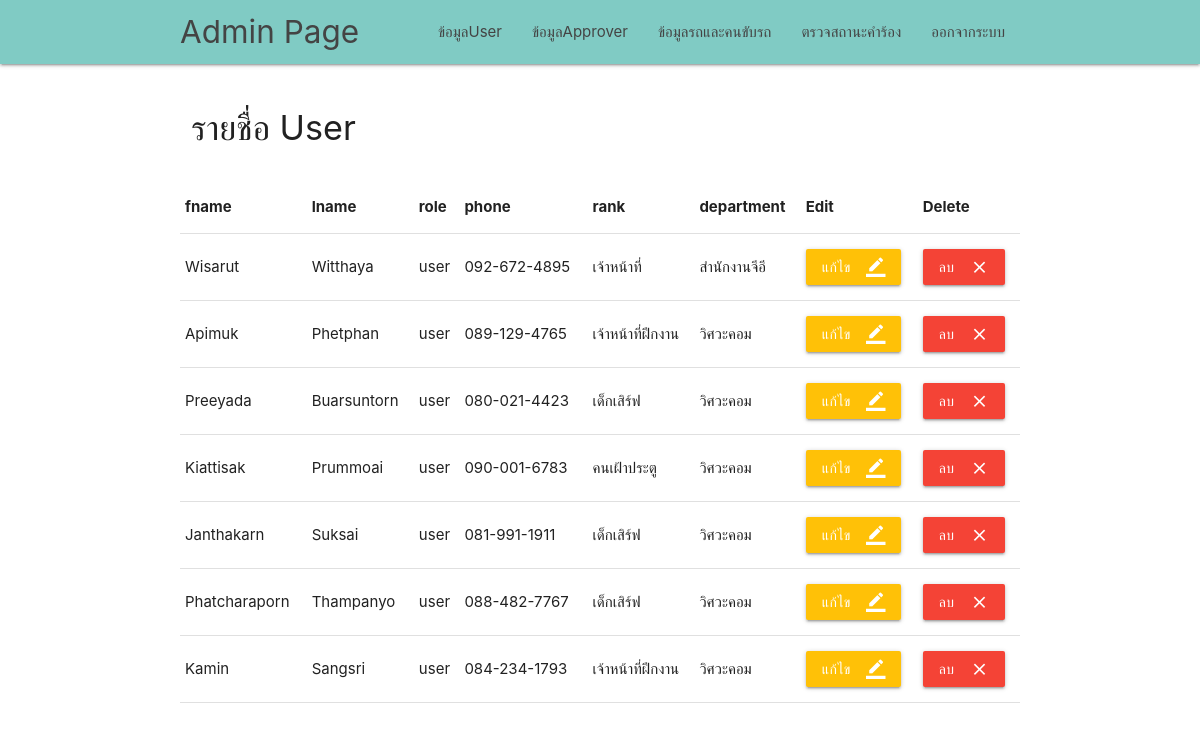
The app's page /admin/admin_page.php (signed in), older data.
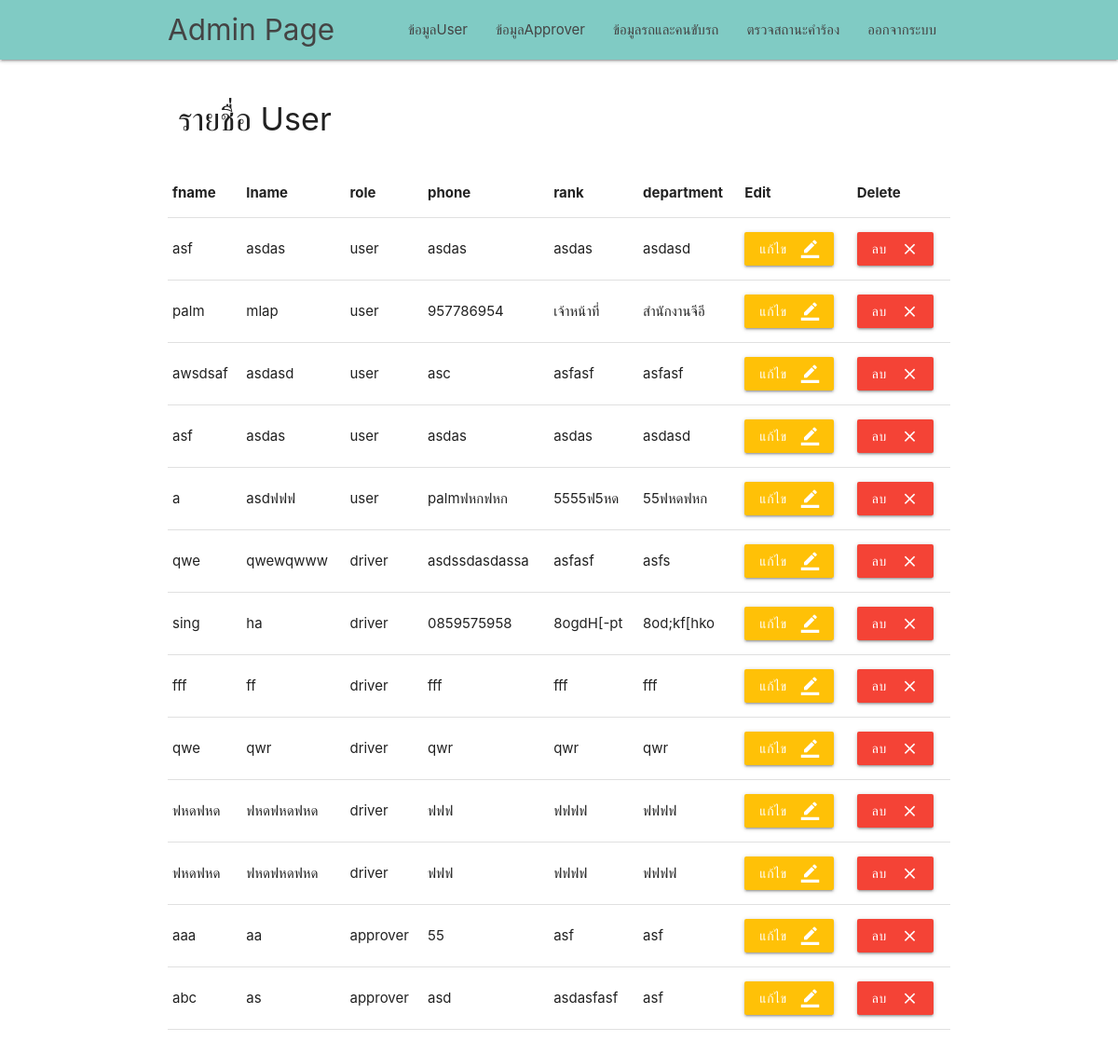
The same page, newer data.
### tables this page shows
CREATE TABLE `user` (
  `id` varchar(255) NOT NULL,
  `password` text NOT NULL,
  `fname` text NOT NULL,
  `lname` text NOT NULL,
  `role` text NOT NULL,
  `email` text NOT NULL,
  `phone` text NOT NULL,
  `rank` text NOT NULL,
  `department` text NOT NULL
);

### admin/admin_page.php (the view, shortened to what this page needs)
<?php
require './../server.php';
$sql = "SELECT * FROM user WHERE user.role != 'admin' ORDER BY user.role DESC";
$result = mysqli_query($connect, $sql);
?>
<!DOCTYPE html>
<html lang="en">
<head>
    <link href="../css/materialize.css" type="text/css" rel="stylesheet" media="screen,projection" />
    <link href="../css/style.css" type="text/css" rel="stylesheet" media="screen,projection" />
</head>
<body>
    <nav class="teal lighten-3" role="navigation">
        <div class="nav-wrapper container">
            <a id="logo-container" href="admin_page.php" class="brand-logo">Admin Page</a>
            <ul class="right hide-on-med-and-down">
                <li><a href="show_user.php">ข้อมูลUser</a></li>
                <li><a href="show_approver.php">ข้อมูลApprover</a></li>
                <li><a href="show_driver_car.php">ข้อมูลรถและคนขับรถ</a></li>
                <li><a href="#">ตรวจสถานะคำร้อง</a></li>
                <li><a href="../login.php">ออกจากระบบ</a></li>
            </ul>
        </div>
    </nav>
    <div class="container">
        <br>
        <div class="row">
            <div class="col 6">
                <h4>รายชื่อ User</h4>
            </div>
            <br>
        </div>
        <table class="responsive-table">
            <thead>
                <tr>
                    <th>fname</th>
                    <th>lname</th>
                    <th>role</th>
                    <th>phone</th>
                    <th>rank</th>
                    <th>department</th>
                    <th>Edit</th>
                    <th>Delete</th>
                </tr>
            </thead>
            <tbody>
                <?php while ($row = mysqli_fetch_array($result)) {  ?>
                    <tr>
                        <td><?php echo $row['fname'] ?></td>
                        <td><?php echo $row['lname'] ?></td>
                        <td><?php echo $row['role'] ?></td>
                        <td><?php echo $row['phone'] ?></td>
                        <td><?php echo $row['rank'] ?></td>
                        <td><?php echo $row['department'] ?></td>
                        <td>
                            <a>
                                <button type="submit" form="ee" class="btn amber darken-4-effect amber darken-4-light">แก้ไข
                                    <i class="material-icons right">border_color</i>
                                </button>
                            </a>
                        </td>
                        <td>
                            <a>
                                <button id="lob" type="submit" form="ee" class="btn red accent-4-effect red accent-4-light">ลบ
                                    <i class="material-icons right">close</i>
                                </button>
                            </a>
                        </td>
                    </tr>
                <?php } ?>
            </tbody>
        </table>
        <br><br><br>
    </div>
</body>
</html>

Row changes from the older to the newer data that the page shows:
removed user: fname "Apimuk", lname "Phetphan", role "user", phone "089-129-4765", rank "เจ้าหน้าที่ฝึกงาน", department "วิศวะคอม"
removed user: fname "Preeyada", lname "Buarsuntorn", role "user", phone "080-021-4423", rank "เด็กเสิร์ฟ", department "วิศวะคอม"
removed user: fname "Kiattisak", lname "Prummoai", role "user", phone "090-001-6783", rank "คนเฝ้าประตู", department "วิศวะคอม"
removed user: fname "Janthakarn", lname "Suksai", role "user", phone "081-991-1911", rank "เด็กเสิร์ฟ", department "วิศวะคอม"
removed user: fname "Phatcharaporn", lname "Thampanyo", role "user", phone "088-482-7767", rank "เด็กเสิร์ฟ", department "วิศวะคอม"
removed user: fname "Kamin", lname "Sangsri", role "user", phone "084-234-1793", rank "เจ้าหน้าที่ฝึกงาน", department "วิศวะคอม"
added user: fname "asf", lname "asdas", role "user", phone "asdas", rank "asdas", department "asdasd"
changed user "เจ้าหน้าที่": fname "Wisarut" → "palm"; lname "Witthaya" → "mlap"; phone "092-672-4895" → "957786954"
added user: fname "awsdsaf", lname "asdasd", role "user", phone "asc", rank "asfasf", department "asfasf"
added user: fname "asf", lname "asdas", role "user", phone "asdas", rank "asdas", department "asdasd"
added user: fname "a", lname "asdฟฟฟ", role "user", phone "palmฟหกฟหก", rank "5555ฟ5หด", department "55ฟหดฟหก"
added user: fname "qwe", lname "qwewqwww", role "driver", phone "asdssdasdassa", rank "asfasf", department "asfs"
added user: fname "sing", lname "ha", role "driver", phone "0859575958", rank "8ogdH[-pt", department "8od;kf[hko"
added user: fname "fff", lname "ff", role "driver", phone "fff", rank "fff", department "fff"
added user: fname "qwe", lname "qwr", role "driver", phone "qwr", rank "qwr", department "qwr"
added user: fname "ฟหดฟหด", lname "ฟหดฟหดฟหด", role "driver", phone "ฟฟฟ", rank "ฟฟฟฟ", department "ฟฟฟฟ"
added user: fname "ฟหดฟหด", lname "ฟหดฟหดฟหด", role "driver", phone "ฟฟฟ", rank "ฟฟฟฟ", department "ฟฟฟฟ"
added user: fname "aaa", lname "aa", role "approver", phone "55", rank "asf", department "asf"
added user: fname "abc", lname "as", role "approver", phone "asd", rank "asdasfasf", department "asf"
